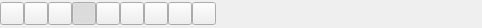
<?xml version="1.0" encoding="UTF-8"?>
<ui version="4.0">
 <class>ImageViewer::Internal::ImageViewerToolbar</class>
 <widget class="QWidget" name="ImageViewer::Internal::ImageViewerToolbar">
  <property name="geometry">
   <rect>
    <x>0</x>
    <y>0</y>
    <width>482</width>
    <height>28</height>
   </rect>
  </property>
  <layout class="QHBoxLayout" name="horizontalLayout">
   <property name="spacing">
    <number>0</number>
   </property>
   <property name="margin">
    <number>0</number>
   </property>
   <item>
    <widget class="Core::CommandButton" name="toolButtonExportImage">
     <property name="toolTipBase">
      <string>Export as Image</string>
     </property>
    </widget>
   </item>
   <item>
    <widget class="Core::CommandButton" name="toolButtonMultiExportImages">
     <property name="toolTipBase">
      <string>Export Images of Multiple Sizes</string>
     </property>
    </widget>
   </item>
   <item>
    <widget class="Core::CommandButton" name="toolButtonBackground">
     <property name="toolTipBase">
      <string>Show Background</string>
     </property>
     <property name="checkable">
      <bool>true</bool>
     </property>
     <property name="checked">
      <bool>false</bool>
     </property>
    </widget>
   </item>
   <item>
    <widget class="Core::CommandButton" name="toolButtonOutline">
     <property name="toolTipBase">
      <string>Show Outline</string>
     </property>
     <property name="checkable">
      <bool>true</bool>
     </property>
     <property name="checked">
      <bool>true</bool>
     </property>
    </widget>
   </item>
   <item>
    <widget class="Core::CommandButton" name="toolButtonFitToScreen">
     <property name="toolTipBase">
      <string>Fit to Screen</string>
     </property>
     <property name="checkable">
      <bool>false</bool>
     </property>
    </widget>
   </item>
   <item>
    <widget class="Core::CommandButton" name="toolButtonOriginalSize">
     <property name="toolTipBase">
      <string>Original Size</string>
     </property>
    </widget>
   </item>
   <item>
    <widget class="Core::CommandButton" name="toolButtonZoomIn">
     <property name="toolTipBase">
      <string>Zoom In</string>
     </property>
     <property name="autoRepeat">
      <bool>true</bool>
     </property>
    </widget>
   </item>
   <item>
    <widget class="Core::CommandButton" name="toolButtonZoomOut">
     <property name="toolTipBase">
      <string>Zoom Out</string>
     </property>
     <property name="autoRepeat">
      <bool>true</bool>
     </property>
    </widget>
   </item>
   <item>
    <widget class="Core::CommandButton" name="toolButtonPlayPause">
    </widget>
   </item>
   <item>
    <widget class="Utils::StyledSeparator" name="widgetToolbarSeparator" native="true"/>
   </item>
   <item>
    <spacer name="horizontalSpacer">
     <property name="orientation">
      <enum>Qt::Horizontal</enum>
     </property>
     <property name="sizeHint" stdset="0">
      <size>
       <width>315</width>
       <height>20</height>
      </size>
     </property>
    </spacer>
   </item>
   <item>
    <widget class="Utils::StyledSeparator" name="widgetSizeSeparator" native="true"/>
   </item>
   <item>
    <widget class="QLabel" name="labelImageSize"/>
   </item>
   <item>
    <widget class="Utils::StyledSeparator" name="widgetInfoSeparator" native="true"/>
   </item>
   <item>
    <widget class="QLabel" name="labelInfo"/>
   </item>
  </layout>
 </widget>
 <customwidgets>
  <customwidget>
   <class>Utils::StyledSeparator</class>
   <extends>QWidget</extends>
   <header>utils/styledbar.h</header>
   <container>1</container>
  </customwidget>
  <customwidget>
   <class>Core::CommandButton</class>
   <extends>QToolButton</extends>
   <header>coreplugin/actionmanager/commandbutton.h</header>
  </customwidget>
 </customwidgets>
 <connections/>
</ui>
